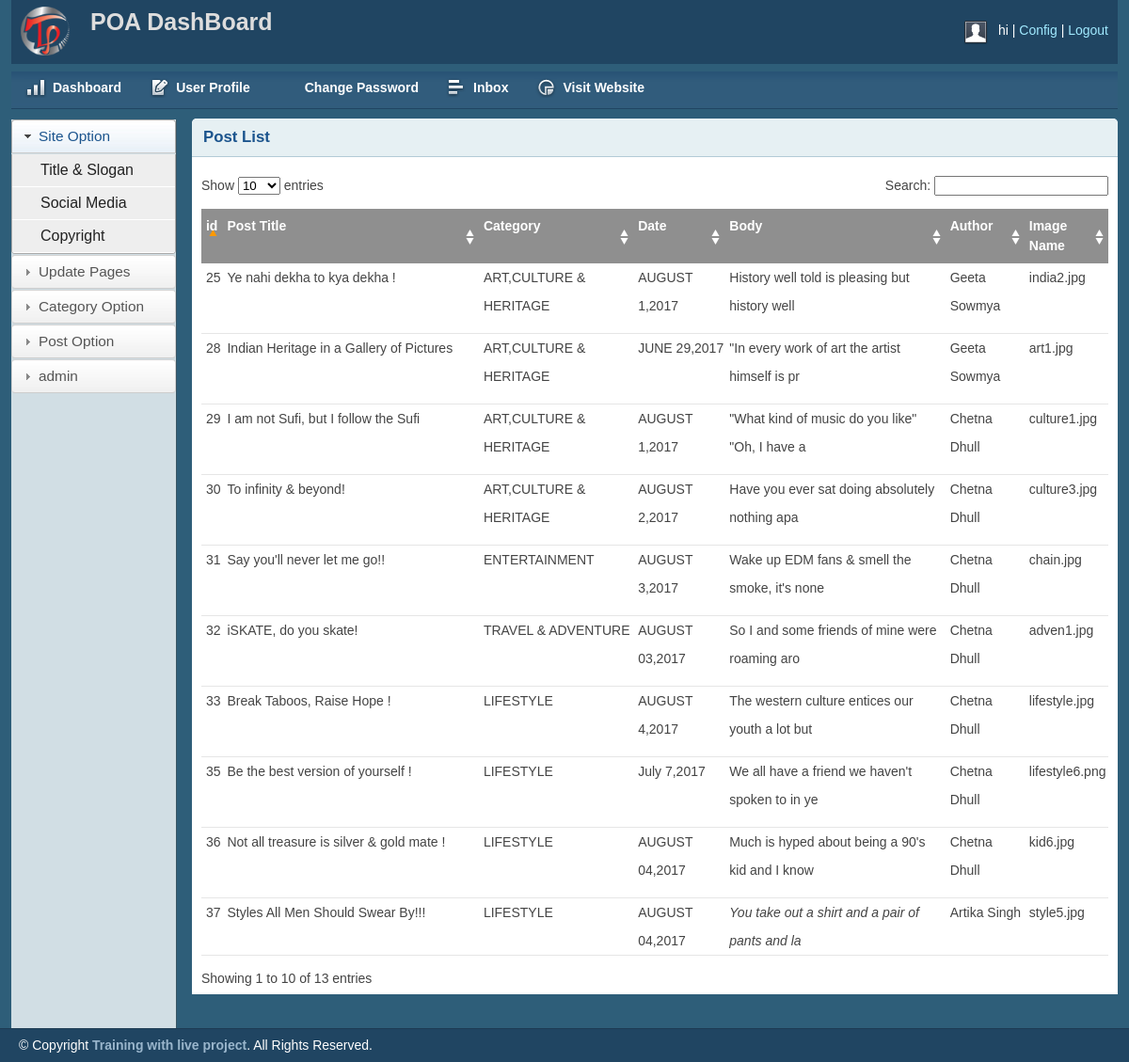
The app's page /admin/postlist.php, older data.
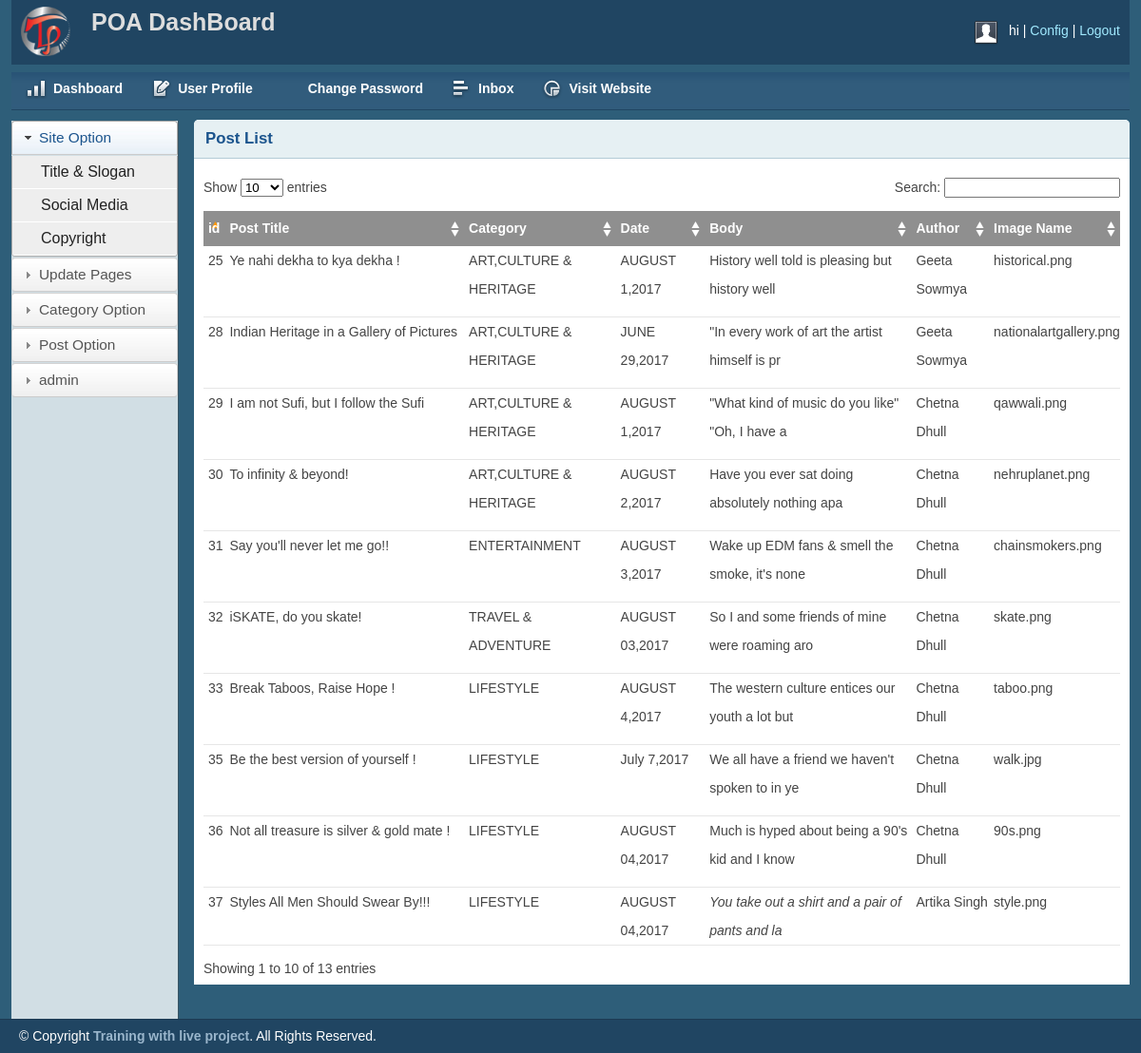
The same page, newer data.
### tables this page shows
CREATE TABLE IF NOT EXISTS `posts` (
  `id` int(11) NOT NULL AUTO_INCREMENT,
  `title` varchar(300) NOT NULL,
  `category` varchar(100) NOT NULL,
  `date` varchar(100) NOT NULL,
  `body` longtext NOT NULL,
  `author` varchar(200) NOT NULL,
  `imgname` varchar(400) NOT NULL,
  `recimg` varchar(400) NOT NULL,
  PRIMARY KEY (`id`)
);

### admin/postlist.php (the view, shortened to what this page needs)
<?php include("includes/header.php");
$query2="SELECT * FROM posts";
 $result2 = mysqli_query($connect,$query2);
?>
<?php include("includes/sidebar.php");?>
        <div class="grid_10">
            <div class="box round first grid">
                <h2>Post List</h2>
                <div class="block">
                    <table class="data display datatable" id="example">
					<thead>
						<tr><th>id</th>
							<th>Post Title</th>
							<th>Category</th>
							<th>Date</th>
							<th>Body</th>
							<th>Author</th>
							<th>Image Name</th>
						</tr>
					</thead>
					<tbody><?php
                                 while ($row = mysqli_fetch_assoc($result2)) {
                                    ?>
						<tr class="odd gradeX">
						<td><?php echo $row['id'];?></td>
							<td><?php echo $row['title'];?></td>
							<td><?php echo $row['category'];?></td>
							<td><?php echo $row['date'];?></td>
							<td><?php $body=$row['body'];  echo substr($body, 0,50);?></td>
							<td><?php echo $row['author'];?></td>
							<td><?php echo $row['imgname'];?></td>
						</tr>
						<?php }?>
					</tbody>
				</table>
               </div>
            </div>
        </div>
    </div>
    <div id="site_info">
      <p>
         &copy; Copyright <a href="http://trainingwithliveproject.com">Training with live project</a>. All Rights Reserved.
        </p>
    </div>
</body>
</html>

### admin/includes/header.php (shortened to what this page needs)
<!DOCTYPE html>
<html>
<head>
    <link rel="stylesheet" type="text/css" href="css/reset.css" media="screen" />
    <link rel="stylesheet" type="text/css" href="css/text.css" media="screen" />
    <link rel="stylesheet" type="text/css" href="css/grid.css" media="screen" />
    <link rel="stylesheet" type="text/css" href="css/layout.css" media="screen" />
    <link rel="stylesheet" type="text/css" href="css/nav.css" media="screen" />
    <link href="css/fancy-button/fancy-button.css" rel="stylesheet" type="text/css" />
    <link href="css/themes/base/jquery.ui.all.css" rel="stylesheet" type="text/css" />
    <link rel="stylesheet" type="text/css" href="css/reset.css" media="screen" />
    <link rel="stylesheet" type="text/css" href="css/text.css" media="screen" />
    <link rel="stylesheet" type="text/css" href="css/grid.css" media="screen" />
    <link rel="stylesheet" type="text/css" href="css/layout.css" media="screen" />
    <link rel="stylesheet" type="text/css" href="css/nav.css" media="screen" />
    <link href="css/table/demo_page.css" rel="stylesheet" type="text/css" />
</head>
<body>
    <div class="container_12">
        <div class="grid_12 header-repeat">
            <div id="branding">
                <div class="floatleft logo">
                    <img src="img/livelogo.png" alt="Logo" />
                </div>
                <div class="floatleft middle">
                    <h1>POA DashBoard</h1>
                </div>
                <div class="floatright">
                    <div class="floatleft">
                        <img src="img/img-profile.jpg" alt="Profile Pic" />
                    </div>
                    <div class="floatleft marginleft10">
                        <ul class="inline-ul floatleft">
                            <li><?php if(isset($_SESSION['user'])) echo $_SESSION["user"];
                                                        else echo "hi";
                            ?></li>
                            <li><a href="#">Config</a></li>
                            <li><a href="destroysession.php">Logout</a></li>
                        </ul>
                    </div>
                </div>
            </div>
        </div>

### admin/includes/sidebar.php (shortened to what this page needs)
<div class="grid_12">
     <ul class="nav main">
        <li class="ic-dashboard"><a href="index.html"><span>Dashboard</span></a> </li>
        <li class="ic-form-style"><a href=""><span>User Profile</span></a></li>
        <li class="ic-typography"><a href="changepassword.html"><span>Change Password</span></a></li>
        <li class="ic-grid-tables"><a href="inbox.html"><span>Inbox</span></a></li>
        <li class="ic-charts"><a href="postlist.html"><span>Visit Website</span></a></li>
    </ul>
</div>
   <div class="grid_2">
    <div class="box sidemenu">
        <div class="block" id="section-menu">
            <ul class="section menu">
                <li><a class="menuitem">Site Option</a>
                    <ul class="submenu">
                        <li><a href="titleslogan.html">Title & Slogan</a></li>
                        <li><a href="social.html">Social Media</a></li>
                        <li><a href="copyright.html">Copyright</a></li>
                    </ul>
                </li>
                 <li><a class="menuitem">Update Pages</a>
                </li>
                <li><a class="menuitem">Category Option</a>
                </li>
                <li><a class="menuitem">Post Option</a>
                </li>
                <li><a class="menuitem">admin </a>
                </li>
            </ul>
        </div>
    </div>
</div>

### admin/css/layout.css (style rules this page uses)
body { background: #fff none repeat scroll 0 0; color: #444; font-size: 14px; padding: 0; }
.floatleft { float:left; }
.logo img { margin-top: -15px; width: 52px; }
.middle { margin-left: 22px; margin-top: -14px; }
.middle h1 { color:#ddd;margin:0 }
.floatright { float:right; }
.inline-ul li { display:inline; color:#fff; }
.marginleft10 { margin-left:10px; }
a { color: #000; font-weight:bold; text-decoration: none; }
.container_12, .container_16 { background:#2E5E79; }
h1, h2, h3, h4, h5, h6 { line-height:1.2em; margin-bottom:.3em; }
h2 { margin-top:1em; }
#branding { font-weight: normal; margin-bottom: 0; padding: 22px 10px 3px; text-align: left; }
.header-repeat { background:url(../img/header-repeat.jpg) repeat-x; }
#branding a { color:#A1EAFF; font-weight:normal; }
#branding a:before { content:" | "; color:#fff; }
#branding ul, #branding ul li { margin:0px; padding:0px; }
#branding li { padding:0px 0px 0px 0px !important; }
.box { background:#fff; margin-bottom:20px; padding:10px 10px 10px 10px; margin-left:-8px; }
.box.grid { padding-bottom:40px; }
.box.round { -moz-border-radius: 5px 5px 0px 0px; -webkit-border-radius: 5px 5px 0px 0px; border-radius: 5px 5px 0px 0px; }
.box h2 { font-size:1.2em; font-weight:bold; color:#1B548D; background:#E6F0F3; margin:-10px -10px 0 -10px; padding:10px 12px; border-bottom:1px solid #B3CBD6; -moz-border-radius: 5px 5px 0px 0px; -webkit-border-radius: 5px 5px 0px 0px; border-radius: 5px 5px 0px 0px; }
.box.first { min-height: 406px; }
.block { padding-top:20px; }
.box.sidemenu { background-color:#D1DEE4; border-right:1px solid #3A5665; padding:0px; margin:0px; cursor:pointer; }
.box.sidemenu .block { padding-top:0px; margin-top:0px; }
p { margin-bottom:1em; }
ul, ol { padding-top:0; }
ul.menu { list-style:none; border-top:1px solid #bbb; }
ul.menu li { margin:0; }
ul.menu li a { display:block; padding:4px 10px; border-bottom:1px solid #ccc; }
ul.menu ul { list-style:none; margin:0; }
ul.menu ul li a { padding-left:30px; }
ul.section { border-top:0; margin-bottom:0; }
ul.section li a { background:url(../img/sidemenu-repeat.jpg) repeat-x; line-height:26px; padding-left:28px; }
ul.section li li a { background:#ddd; border-bottom:1px solid #eee; }
ul.section ul li { text-transform:none; }
ul.section ul.current li a { background: #eee none repeat scroll 0 0; border-bottom: 1px solid #fff; font-size: 16px; font-weight: normal; }
ul.section li a.current { color:#1B548D; background:url(../img/sidemenu-repeat-hover.jpg) repeat-x; }
#site_info { color:#fff; background:#204562; border-top:1px solid #1d3b53; padding-left:20px; }
#site_info p { line-height:35px; margin-bottom:0px; }
#site_info a { color:#9ab6cc; }
.block { padding-bottom:1px; }
table.display { margin: 0 auto; clear: both; width: 100%; }
.sorting_asc { background: #8f8f8f url(../img/table/sort_asc.png) no-repeat center right; padding:8px 5px; text-align:left; color:#fff; }
.sorting { background:#8f8f8f url(../img/table/sort_both.png) no-repeat center right; padding:8px 5px; text-align:left; color:#fff; }
tr.odd { height: 30px; line-height: 30px; border-bottom:1px solid #e6e6e6; }
tr.even { height: 30px; line-height: 30px; border-bottom:1px solid #e6e6e6; }
tr.odd td, tr.even td { padding-left:5px; }

Row changes from the older to the newer data that the page shows:
changed posts "Ye nahi dekha to kya dekha !": imgname "india2.jpg" → "historical.png"
changed posts "Indian Heritage in a Gallery of Pictures": imgname "art1.jpg" → "nationalartgallery.png"
changed posts "I am not Sufi, but I follow the Sufi": imgname "culture1.jpg" → "qawwali.png"
changed posts "To infinity & beyond!": imgname "culture3.jpg" → "nehruplanet.png"
changed posts "Say you'll never let me go!!": imgname "chain.jpg" → "chainsmokers.png"
changed posts "iSKATE, do you skate!": imgname "adven1.jpg" → "skate.png"
changed posts "Break Taboos, Raise Hope !": imgname "lifestyle.jpg" → "taboo.png"
changed posts "Be the best version of yourself !": imgname "lifestyle6.png" → "walk.jpg"
changed posts "Not all treasure is silver & gold mate !": imgname "kid6.jpg" → "90s.png"
changed posts "Styles All Men Should Swear By!!!": imgname "style5.jpg" → "style.png"
